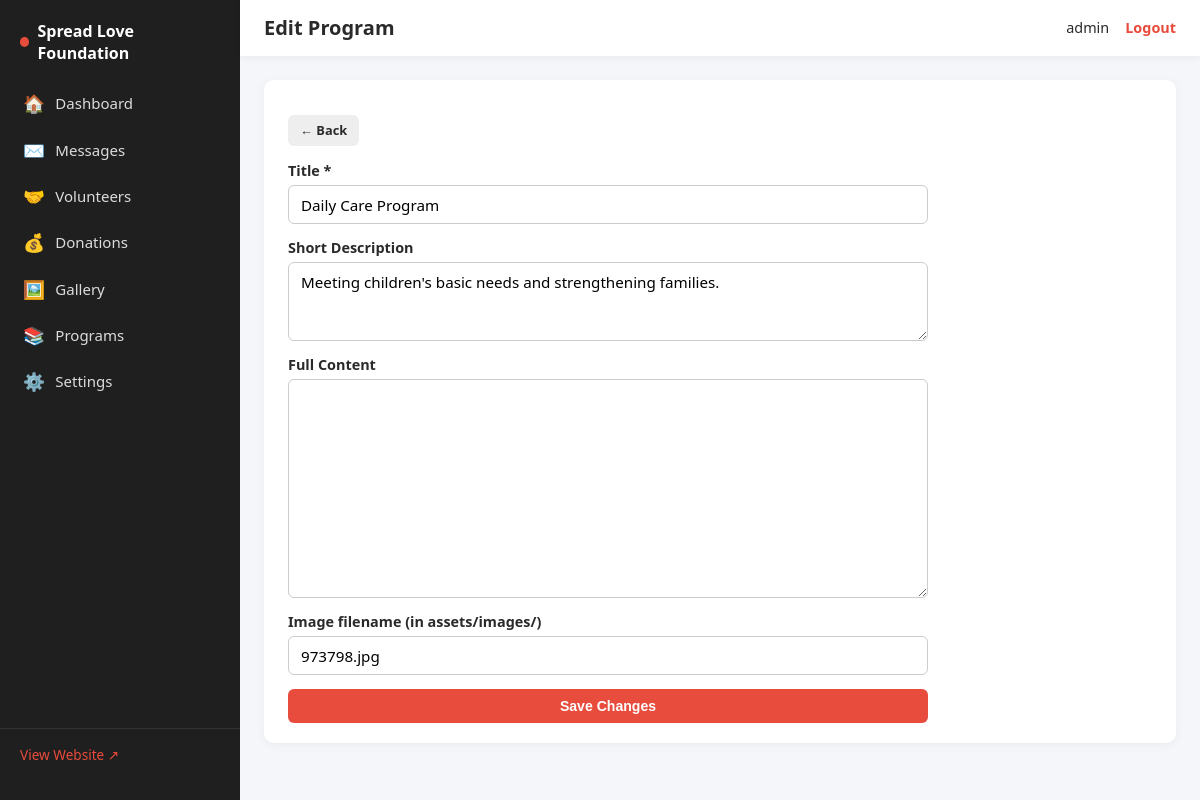
The app's page /admin/programs/edit.php?id=1 (signed in) with its own data.
### tables this page shows
CREATE TABLE `programs` (
  `id` int(11) NOT NULL,
  `slug` varchar(50) NOT NULL,
  `title` varchar(150) NOT NULL,
  `short_desc` text DEFAULT NULL,
  `full_content` longtext DEFAULT NULL,
  `image` varchar(255) DEFAULT NULL,
  `updated_at` timestamp NOT NULL DEFAULT current_timestamp() ON UPDATE current_timestamp()
);

### includes/functions.php (called while the page is built, shortened)
<?php
function e(?string $value): string
{
    return htmlspecialchars((string)$value, ENT_QUOTES, 'UTF-8');
}

### admin/programs/edit.php (the view, shortened to what this page needs)
<?php
$pdo = db();
$id = (int)($_GET['id'] ?? 0);
$stmt = $pdo->prepare('SELECT * FROM programs WHERE id = ? LIMIT 1');
$stmt->execute([$id]);
$program = $stmt->fetch();
include __DIR__ . '/../includes/admin-header.php';
?>
<section class="admin-panel">
    <p><a href="list.php" class="btn btn-sm">&larr; Back</a></p>
    <form method="POST" class="admin-form">
        <label>Title *
            <input type="text" name="title" value="<?= e($program['title']) ?>" required maxlength="150">
        </label>
        <label>Short Description
            <textarea name="short_desc" rows="3"><?= e($program['short_desc']) ?></textarea>
        </label>
        <label>Full Content
            <textarea name="full_content" rows="10"><?= e($program['full_content']) ?></textarea>
        </label>
        <label>Image filename (in assets/images/)
            <input type="text" name="image" value="<?= e($program['image']) ?>" maxlength="255">
        </label>
        <button type="submit" class="btn btn-primary">Save Changes</button>
    </form>
</section>
<?php include __DIR__ . '/../includes/admin-footer.php'; ?>

### assets/css/admin.css (style rules this page uses)
* { box-sizing: border-box; }
body.admin-body { margin: 0; font-family: "Segoe UI", Arial, sans-serif; background: #f4f6f9; color: #2a2a2a; font-size: 15px; }
a { color: #e74c3c; text-decoration: none; }
.admin-panel { background: #fff; border-radius: 10px; padding: 1.25rem 1.5rem; box-shadow: 0 2px 10px rgba(0,0,0,.05); }
.btn { display: inline-block; padding: .5rem 1rem; border-radius: 6px; font-weight: 600; font-size: .88rem; cursor: pointer; border: 1px solid transparent; transition: background .15s; text-decoration: none; background: #eee; color: #2a2a2a; }
.btn-primary { background: #e74c3c; color: #fff; }
.btn-sm { padding: .35rem .7rem; font-size: .8rem; }
.admin-form { display: flex; flex-direction: column; gap: .85rem; max-width: 640px; }
.admin-form label { display: flex; flex-direction: column; gap: .3rem; font-weight: 600; font-size: .9rem; }
.admin-form input, .admin-form textarea, .admin-form select { padding: .55rem .75rem; border: 1px solid #ccc; border-radius: 6px; font-size: .95rem; font-family: inherit; font-weight: normal; background: #fff; }

### records on screen
programs: title "Daily Care Program", short_desc "Meeting children's basic needs and strengthening families.", image "973798.jpg"

### other values on screen
SITE_NAME "Spread Love Foundation"
$item['icon'] "🏠"
$item['label'] "Dashboard"
$item['icon'] "✉️"
$item['label'] "Messages"
$item['icon'] "🤝"
$item['label'] "Volunteers"
$item['icon'] "💰"
$item['label'] "Donations"
$item['icon'] "🖼️"
$item['label'] "Gallery"
$item['icon'] "📚"
$item['label'] "Programs"
$item['icon'] "⚙️"
$item['label'] "Settings"
